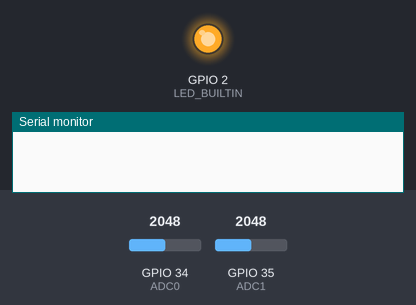
Simulated run of this sketch. Board: ESP32. Parts: output pins drawn as LEDs (lit = HIGH), the last lines printed to the serial monitor. Inputs (shaded band) come from the test bench; at power-on: GPIO 34 (ADC0) = 2048, GPIO 35 (ADC1) = 2048. Random numbers use the default seed unless the sketch sets one; no radio packets arrive unless stated.

Above: at 9.1 s.
At 101.7 s:
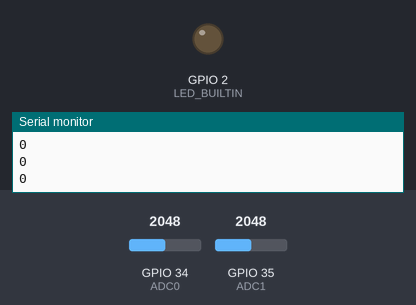
Timing chart, 0 to 103.2 s (numbered marks = the images above):
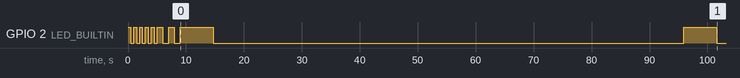

Measured:
- by itself, GPIO 2 (LED_BUILTIN): HIGH → LOW at 0.50 s, → HIGH 0.50 s later, → LOW 0.50 s later, → HIGH 0.50 s later, … (17 changes in this stretch)

The sketch:

LoRaVibra_ESP32.ino
```cpp
#include <SPI.h>
#include <LoRa.h>
#include "smallFFT.c"

#define BATSTAT A7
#define SCK     15
#define MISO    14
#define MOSI    16
#define SS      8
#define RST     4
#define DI0     7
#define BAND    921000000
#define PABOOST true
#define CHUNK 0
#define OVERSMP 200
#define RECOK     0x01
#define RECFAILED 0x00
#define RECRETRY  0x0F
#define RECIGNORE 0xFF

#define ADC0 34
#define ADC1 35
#define LED_BUILTIN 2

#define LOGN 7
#define NDATA 128
int16_t val[NDATA], ival[NDATA];
uint8_t *buff=(uint8_t*)ival;
uint8_t *bptr=buff;
uint16_t valmax=-1;

uint16_t DLY=10;
bool data_avail=false;
int sendcnt=0;

uint16_t gwid=0;

int code;
unsigned long ts;

// UBAH DEVICE ID!!!
uint16_t device_id=101;
String devid="<101>";
uint16_t counter=0;
uint16_t imul;
int i,j,k;

void lifesign(int n, int spd=1000) {
  for (int i=0;i<n;i++) {
    digitalWrite(LED_BUILTIN, HIGH);   // turn the LED on (HIGH is the voltage level)
    delay(spd);                       // wait for a second
    digitalWrite(LED_BUILTIN, LOW);    // turn the LED off by making the voltage LOW
    delay(spd);                       // wait for a second
  }
}


void acquireData() {
  int ovr;

  analogSetAttenuation(ADC_0db);

#ifdef DEBUG
  Serial.println("data acquisition...");
#endif

  ts=millis();

  for(i=0;i<NDATA;i++) {
    long d=0;

    for(ovr=0;ovr<OVERSMP;ovr++)
      d+=(analogRead(ADC1)-analogRead(ADC0));

    val[i]=(int16_t)(d/OVERSMP);
  }

  fft(val,ival,LOGN);

  ts=millis()-ts;
  data_avail=true;
  sendcnt=0;
}

uint8_t checkReceived() {
  uint16_t cnt=0;

  while (LoRa.parsePacket() == 0) {
    delay(random(200));
    if (cnt++ > 10) break;
  }

  if (cnt>10) return RECIGNORE;

  String sid;
  String stat;
  String spar;
  char ch;

/*
 * reply format
 * 12345 ok parameter
 *
 * if no response --> ignore
 * if not my ID --> ignore
 * if I understand the message --> OK
 * anything else --> failed
 *
 */

  if(not LoRa.available()) return RECIGNORE;

  while(LoRa.available()) {
    ch=(char)LoRa.read();
    if(ch==' ') break;
    sid+=ch;
  }

  if (sid.toInt() != device_id) return RECIGNORE;

  while(LoRa.available()) {
    ch=(char)LoRa.read();
    if(ch==' ') break;
    stat+=ch;
  }

  while(LoRa.available()) {
    ch=(char)LoRa.read();
    spar+=ch;
  }

  if (stat=="ok") {
    lifesign(2,200);
    return RECOK;
  }
  if (stat=="sleep") {
    DLY=spar.toInt();
    if(DLY==0) DLY=60;
    return RECOK;
  }
  if (stat=="ping") {
    lifesign(20,500);
    return RECOK;
  }

  return RECFAILED;
}

void sendData() {
  // [bin][len][maxlo][maxhi][chk][rsv*4][data...]

#ifdef DEBUG
Serial.println("Sending data");
#endif

  buff[0]=0x00;          // bitstream mark
  buff[1]=NDATA/2;       // length;
  ival[1]=valmax;        // max value: buff[2],buff[3]
  ival[2]=(uint16_t)ts;  // tsample:   buff[4],buff[5]
  buff[6]=0x00;          // reserved
  buff[7]=0x00;

  for (int i=0; i<NDATA/2; i++) {
    bptr[i]=(uint8_t)(255.0*(float)val[i]/(float)valmax);
  }

  LoRa.beginPacket();
  LoRa.print(devid);
  LoRa.write(buff,8+NDATA/2);
  LoRa.endPacket();
  Serial.println("Sent: vmax="+String(valmax)+" tsample="+ts);
  for (int i=0;i<NDATA/2; i++) {
    Serial.println(bptr[i]);
  }
}

// ---- ARDUINO STANDARD ----

void setup() {
  pinMode(LED_BUILTIN, OUTPUT);

  lifesign(5,500);

#ifdef DEBUG
  Serial.begin(115200);
  int scnt=0;
  while(!Serial) {
    scnt++;
    if (scnt>1000)
      while(1) {
        lifesign(5,100);
        delay(1000);
      }
  }
  Serial.println("Starting LoRa Device...");

#endif

  LoRa.setPins(SS,RST,DI0);
  if (!LoRa.begin(BAND)) {

#ifdef DEBUG
    Serial.println("Starting LoRa failed!");
#endif

    while (1) lifesign(10,100);
  } else {
    LoRa.setTxPower(17,PABOOST);
    LoRa.setSyncWord(0x12);
  }
  lifesign(2,1000);
}

/*
Strategy:
 - send data
 - check if any gateway receive it
 - if handshake received but failed: resend
 - else ignore
*/

void loop() {
  int recstat;

  digitalWrite(LED_BUILTIN,HIGH);
  acquireData();
  digitalWrite(LED_BUILTIN,LOW);

  for (imul=0;imul<DLY;imul++) {

    if(data_avail) {
      sendcnt++;
      sendData();
      recstat=checkReceived();
      if(recstat==RECOK || recstat==RECIGNORE) data_avail=false;
      else if(sendcnt>5) {
        data_avail=false;
      }
      Serial.print("retry num: ");
      Serial.println(sendcnt);
    }
    delay(8000);
  }

  counter++;
}
```

smallFFT.c
```cpp
#include <stdint.h>

#define NTAB 50
#define PI 3.141592653589793
#define PP 6.283185307179586
#define PH 1.570796326794897

#define AMAX 255

struct {float re; float im;} w, wm, t, u;


unsigned char sintab[NTAB] =
{0, 16, 31, 47, 63, 78,
 93, 108, 122, 136, 149, 162,
 174, 185, 196, 206, 215, 223,
 230, 237, 242, 246, 250, 252,
 254, 255, 254, 252, 250, 246,
 242, 237, 230, 223, 215, 206,
 196, 185, 174, 162, 149, 136,
 122, 108, 93, 78, 63, 47, 31, 16};

float rsin(float x) {
    int qu=1;
    while (x>PP) x-=PP;
    while (x<0) x+=PP;
    if(x>=PI) {x-=PI;qu=-1;}

    int xx=(int)(x/PP);
    x-=(PP*(float)xx);
    x*=100.0/PP;
    xx=(int)x;
    float ofs=(x-(float)xx);
    float b=xx<(NTAB-1)?(float)sintab[xx+1]:(float)sintab[0];
    b=qu*(sintab[xx]+(b-sintab[xx])*ofs);
    return b/AMAX;
}

float rcos(float x) {
    return rsin(x+PH);
}

int16_t fft(int16_t *val, int16_t *ival, int log2N) {
  int i,j,k,s,m,m2,n;

  n=(1<<log2N);

    // bit reversal
    for (i = 0; i < n; ++i) {
        k=0;
        s=i;
        for (j = 0; j < log2N; j++) {
            k <<= 1;
            k |= (s & 1);
            s >>= 1;
        }
        ival[i]=val[k];
    }

    for (i=0;i<n;i++) {
         val[i]=ival[i];
        ival[i]=0;
    }

    for (s = 1; s <= log2N; ++s) {
        m = 1 << s;
        m2 = m >> 1;
        w.re=1;
        w.im=0;

        wm.re=rcos(PI/m2);
        wm.im=-rsin(PI/m2);

        for (j = 0; j < m2; ++j) {
            for (k = j; k < n; k += m) {
                t.re=(w.re*val[k+m2] - w.im*ival[k+m2]);
                t.im=(w.im*val[k+m2] + w.re*ival[k+m2]);
                u.re=val[k];
                u.im=ival[k];
                 val[k] = (int16_t)(u.re + t.re);
                ival[k] = (int16_t)(u.im + t.im);
                 val[k+m2] = (int16_t)(u.re - t.re);
                ival[k+m2] = (int16_t)(u.im - t.im);
            }
            t.re=(w.re*wm.re-w.im*wm.im);
            t.im=(w.im*wm.re+w.re*wm.im);
            w.re=t.re;
            w.im=t.im;
        }
    }

    int16_t valmax=-1;
    val[0]=0; // remove dc offset
    for (i=0;i<n;i++) {
        if(val[i]<0) val[i]=-val[i];
        if(valmax<val[i]) valmax=val[i];
    }
    return valmax;
}
```
